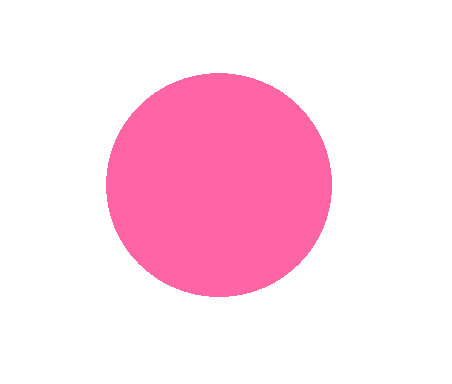
#> input picture blob.png, 452 x 384 px
$ python 12_centroid_detection.py
#> lines starting #> are read from the running program, lines starting #| are printed output that depends on the picture; after the words box and inside, x2 and y2 are one past the last pixel; in counts of white or black regions, pixels touching at a corner belong together
import cv2
img = cv2.imread("blob.png")
#> img is the input picture: shape (384, 452, 3); mean B, G, R 234.4, 219.8, 255
gray_img = cv2.cvtColor(img,cv2.COLOR_BGR2GRAY)
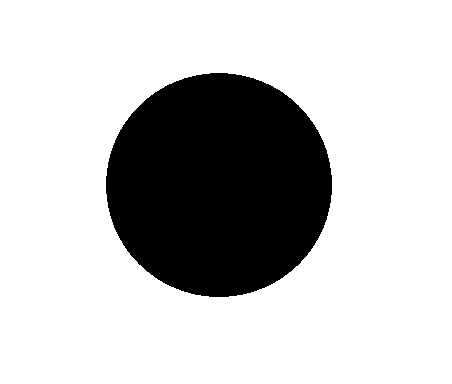
#> gray_img: shape (384, 452); values 154 (black) and 255 (white), 77.1% white; 1 black region, box (x1, y1, x2, y2) and area: (106, 73, 332, 297) 39702
moment = cv2.moments(gray_img)
#> moment = moments, m00 40249938, centre m10/m00, m01/m00 = (226.2, 192.2)

X = int(moment ["m10"] / moment["m00"])
#> X = 226
Y = int(moment ["m01"] / moment["m00"])
#> Y = 192

cv2.circle(img, (X, Y), 15, (205, 114, 101), 1)
#> img: shape (384, 452, 3); 0.05% of pixels changed, all inside (x1, y1, x2, y2) = (211, 177, 242, 208)

cv2.imshow("Center of the Image", img)
cv2.waitKey(0)

$ run again, with rgb.png copied over blob.png
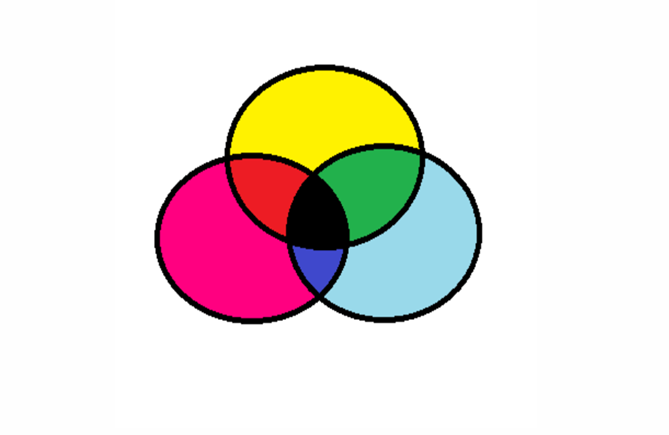
#> input picture rgb.png, 669 x 435 px
#> img is the input picture: shape (435, 669, 3); mean B, G, R 219.9, 224.3, 234
#> `gray_img = cv2.cvtColor(img,cv2.COLOR_BGR2GRAY)`:
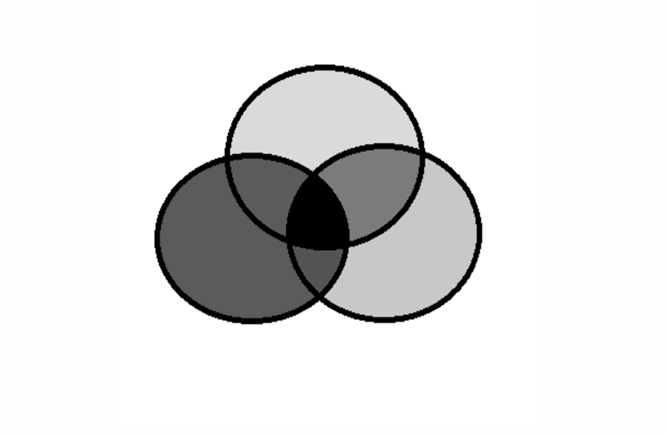
#> gray_img: shape (435, 669); min 0, max 255, mean 226.7
#> moment = moments, m00 65968342, centre m10/m00, m01/m00 = (337.9, 216.8)
#> X = 337
#> Y = 216
#> img: shape (435, 669, 3); 0.03% of pixels changed, all inside (x1, y1, x2, y2) = (322, 201, 353, 232)
